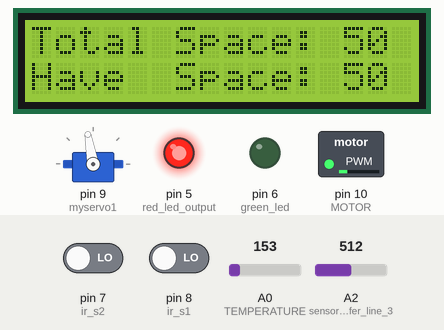
The sketch below on a simulated Arduino Uno, built with avr-gcc and run on an emulated ATmega328P. Parts: servo, 16×2 character LCD, switched loads named in the sketch (green lamp = pin HIGH), output pins drawn as LEDs (lit = HIGH). The test bench sets the inputs (shaded band); at power-on: A0 (TEMPERATURE) = 153, A2 (sensor_input_refer_line_3) = 512, pin 7 (ir_s2) LOW, pin 8 (ir_s1) LOW.

Above: at 5.2 s.
5.3 s: A0 (TEMPERATURE) set to 165
At 6.3 s:
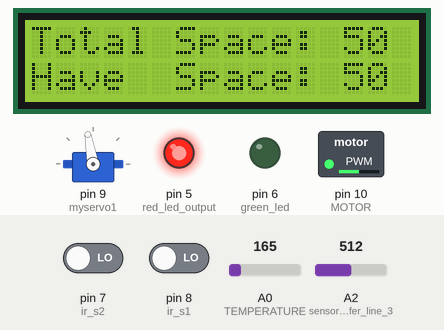
6.8 s: A2 (sensor_input_refer_line_3) set to 190
8.3 s: A2 (sensor_input_refer_line_3) set to 168
At 8.6 s:
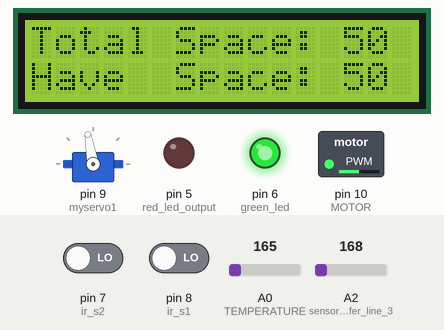
9.8 s: A0 (TEMPERATURE) set to 175
At 10.7 s:
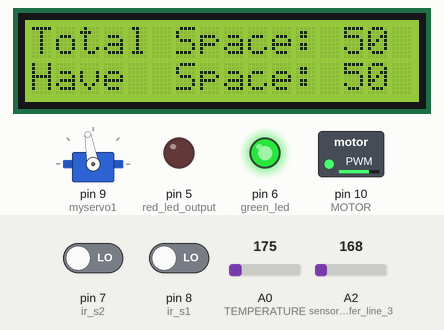
11.8 s: A0 (TEMPERATURE) set to 191
At 12.8 s:
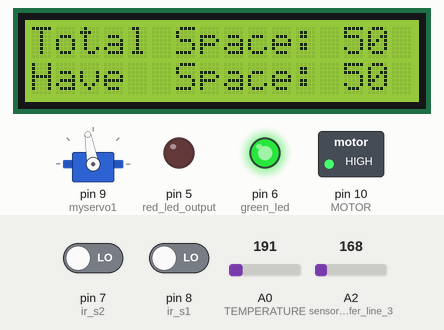
13.8 s: A2 (sensor_input_refer_line_3) set to 306
At 14.9 s:
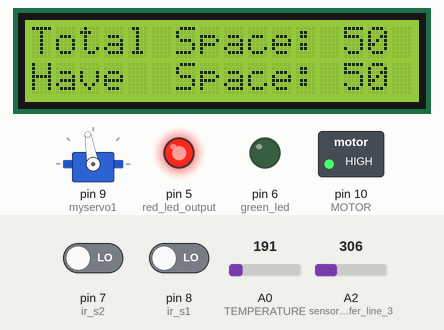
Timing chart, 0 to 16.8 s (numbered marks = the images above; inputs shaded):
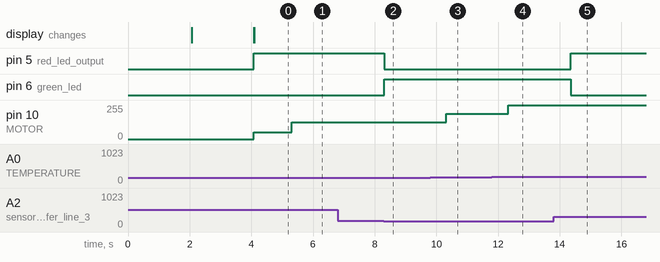

Measured:
- the behaviour switches between 183 and 182 on A2 (sensor_input_refer_line_3) (found by bisection; images 1 and 2)
- after the input at 5.3 s, pin 10 (MOTOR): 51/255 → 127/255 at once
- after the input at 6.8 s, every drawn part: stays the same
- after the input at 8.3 s, pin 5 (red_led_output): HIGH → LOW at once; pin 6 (green_led): LOW → HIGH at once
- after the input at 9.8 s, pin 10 (MOTOR): 127/255 → 191/255 after 0.52 s
- after the input at 11.8 s, pin 10 (MOTOR): 191/255 → 255/255 after 0.54 s
- after the input at 13.8 s, pin 5 (red_led_output): LOW → HIGH after 0.55 s; pin 6 (green_led): HIGH → LOW after 0.55 s

The sketch:

mall_system.ino
```cpp
#include <LiquidCrystal.h>// initialize the library with the numbers of the interface pins
LiquidCrystal lcd(12, 11, 13, 4, 3, 2);
#define TEMPERATURE A0//this is amalog port in lower right half
#define MOTOR 10
#include <Servo.h> //includes the servo library
//An analog signal can take on any number of values. A digital signal, on the other hand, has only two values: HIGH and LOW
Servo myservo1;//declaring the servo motor object for controlling the attribute
const int cold = 102;//human temp parameter,used in loop2()
int ir_s1 = 8;//used in setup later
int ir_s2 = 7;//used in setup later in pinmode commands
int flag;//serves for primary testing and screening of temperature

int Total = 50;//total number of people allowed in mall
int Space;//later used to decrease and increase the live count of occupants of the mall


void setup()
{
  	pinMode(ir_s1, INPUT);//defining which is input and which is output
  	pinMode(ir_s2, INPUT);//defines these ports as input ports
  	pinMode(MOTOR, OUTPUT);//refer line 4,port 10
  	pinMode(A2, INPUT); //sensor input refer line 3
  	pinMode(6, OUTPUT); //green led
  	pinMode(5, OUTPUT); //red led output
	myservo1.attach(9);//atach the motor to a pon number 9(9&10 are the allowed ones)
	myservo1.write(100);//angle 100 degree
	lcd.begin(16, 2);//Initializes the interface to the LCD screen, and specifies the dimensions (width and height) of the display.
	//needs to be called before any other LCD library commands.
	//all greeting are carried out here with delays of 2s
	lcd.setCursor (0,0);//basic displaying of greeting
	lcd.print(" Welcome ");
	lcd.setCursor (0,1);
	lcd.print(" To The Mall ");
	delay (2000);
	lcd.setCursor (0,0);
	lcd.print("  Mall Entry ");
	lcd.setCursor (0,1);
	lcd.print("     System     ");
	delay (2000);
	lcd.clear();
	Space = Total;//assign the variable to max space available
}
int speed_decider(int temp)
{
 	if(temp<20)
    	return 0;//no action needed to be taken,in control temperature
  	else if(temp>40)
    	return 255;//if temp is greater than 40,we crank fan to maximum speed
  	else
	//Re-maps a number from one range to another. That is,
	//a value of fromLow would get mapped to toLow, a value of fromHigh to toHigh
	//used to get appropiate speed by mapping on a relative 0-255 scale
    	return map(temp, 20, 40, 0, 255);//between 20 and 40 need to be rescaled
}


void loop()
{
 	int temperature = analogRead(TEMPERATURE);//pin is 10 and reads the value
	 //This means that it will map input voltages between 0 and the operating voltage(5V or 3.3V) into integer values between 0 and 1023.
  	temperature = map(temperature, 20, 358, -40, 125);//re-scales
  	Serial.println(speed_decider(temperature));//gets the speed value from the func and
  	analogWrite(MOTOR, speed_decider(temperature));//analogWrite values from 0 to 255
  	loop2();//this is called anf sets flag variable and turns on the LED to display the
  	if(flag==1)//this flag variable is a check of tempearture first,if temp is valid we let the entry happen
	{
		if(digitalRead (ir_s1) == HIGH)//If someone wants to cross over and enter,s1 is entry
		{
			if(Space>0)//checks for avalilibilty of space
			{
          		myservo1.write(0);//if space is there we tuen from 100 to 0
          		delay(1000);//1 second delay
          		Space = Space-1;//decrese to depict ingress
          		myservo1.write(100);//close the gate again to previous position
          		delay(1000);//wait for another 1s
			}
			else//incase space is less
			{
				//basic input output formatting
				lcd.setCursor (0,0);
				lcd.print(" Sorry no Space ");
				lcd.setCursor (0,1);
				lcd.print("    Available    ");
				delay (1000);
				lcd.clear();
			}
		}
    	lcd.setCursor (0,0);//return to our old screen ehich shows the total occupants and free space
		lcd.print("Total Space: ");
		lcd.print(Total);
		lcd.setCursor (0,1);
		lcd.print("Have  Space: ");
		lcd.print(Space);
    	delay(2000);
  	}
  	else
  	{
		//flag !=1,nobody has the permission to enter as they failed the temperature screening,it won't show anything but it won't open
    	digitalWrite(8,LOW);//recalling ir_s1 = 8,the output is made low as a precautionary step to prevent opening of gate
		lcd.setCursor (0,0);
		lcd.print("Total Space: ");
		lcd.print(Total);
		lcd.setCursor (0,1);
		lcd.print("Have  Space: ");
		lcd.print(Space);
  	}
	//exit is triggered by sensor 2 and that allows the exit and increases the vacancy controlled by space variable
  	if(digitalRead (ir_s2) == HIGH)
    {
     	 if(Space<Total)//increase only if value is less than total or it will cross the max and give false output
         {
            delay(1000);
          	Space = Space+1;//increment to depict egress
            delay(1000);
         }
    }
}
void loop2() //responsible for temperature screening of people before entering
{
	int sensor = analogRead(A2);//reads from the temp sensor of screening 0-1023
  	float voltage = (sensor / 1024.0) * 5.0;//the sensor will report a value of 0 to 1023.
	//If you divide that by 1024 we will get a percentage that you can multiply to give you an output of 0 to 5 volts.
	//It is just converting the sensor output to a value that you can work with to control things.
  	float tempC = (voltage - .5) * 100;//in degree celcius
  	float tempF = (tempC * 1.8) + 32;//in degree fahrenhiet
  	Serial.print("temp: ");//Prints data to the serial port as human-readable ASCII text
  	Serial.print(tempF);//prints ultimately "temp: x"
	//6 is GREEN LED port
	//5 is RED LED port
   	if (tempF < cold)//refer line 8 for declaration
	{
    	digitalWrite(6, HIGH);//if in range of normal allowed temp,make green led glow
    	digitalWrite(5, LOW);//make red turn off
    	flag=1;//this tells other function that it is safe to open the gate
  	}
  	else
  	{
   		digitalWrite(6, LOW);//green is turned off
    	digitalWrite(5, HIGH);//red is turned on trelling it is danger,and does not allow to enter
    	flag=0;//tells that not safe to open the gate
  	}
  	delay(10);
}
```
